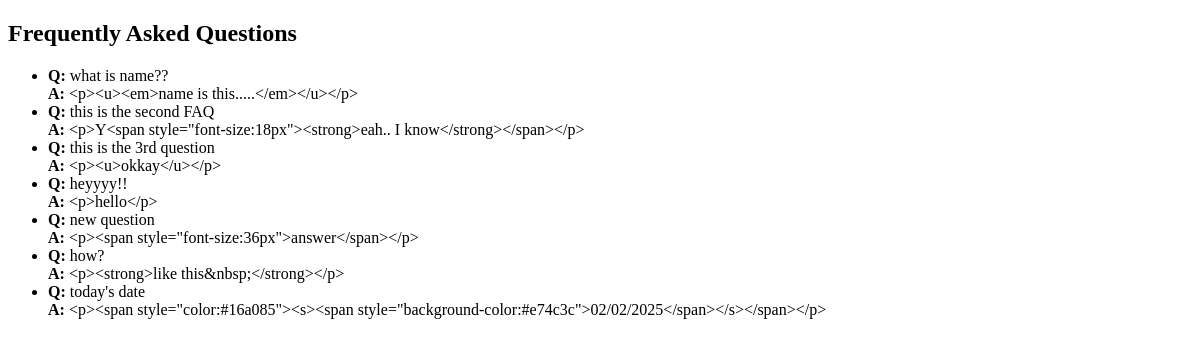
The app's page /faq_app/faq-list/, older data.
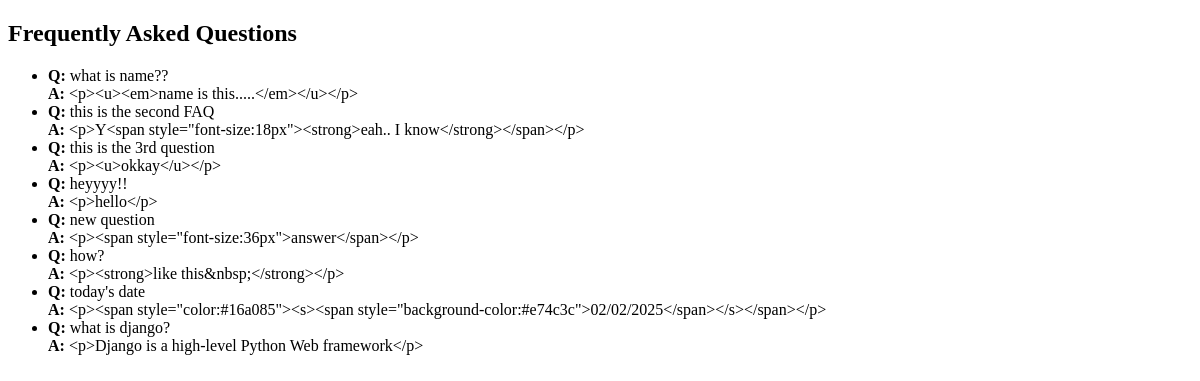
The same page, newer data.
### faq_app/models.py (models this page shows, shortened)
class FAQ(models.Model):
    question = models.TextField()
    answer = RichTextField()
    question_hi = models.TextField(null=True, blank=True)
    question_bn = models.TextField(null=True, blank=True)
    answer_hi = RichTextField(null=True, blank=True)
    answer_bn = RichTextField(null=True, blank=True)
    def get_translation(self, lang='en'):
        if lang == 'hi':
            return {
                'question': self.question_hi or self.question,
                'answer': self.answer_hi or self.answer,
            }
        elif lang == 'bn':
            return {
                'question': self.question_bn or self.question,
                'answer': self.answer_bn or self.answer,
            }
        return {'question': self.question, 'answer': self.answer}

### faq_app/views.py (the view)
# urls.py: path('faq-list/', views.faq_list, name='faq_list'),
def faq_list(request):
    lang = request.GET.get('lang', 'en')
    faqs = FAQ.objects.all()
    translated_faqs = [faq.get_translation(lang) for faq in faqs]
    if request.headers.get('Accept') == 'application/json':
        return JsonResponse(translated_faqs, safe=False, json_dumps_params={'ensure_ascii': False})
    return render(request, 'faq_app/faq_list.html', {'faqs': translated_faqs})

### faq_app/templates/faq_app/faq_list.html (shortened to what this page needs)
<!DOCTYPE html>
<html lang="en">
<head>
</head>
<body>
    <h2>Frequently Asked Questions</h2>
    <ul>
        {% for faq in faqs %}
            <li>
                <strong>Q: </strong>{{ faq.question }}<br>
                <strong>A: </strong>{{ faq.answer }}
            </li>
        {% endfor %}
    </ul>
</body>
</html>

Row changes from the older to the newer data that the page shows:
added FAQ: question "what is django?", answer "<p>Django is a high-level Python Web framework</p>"
Text that changed along with them:
new list line: "Q: A:"
